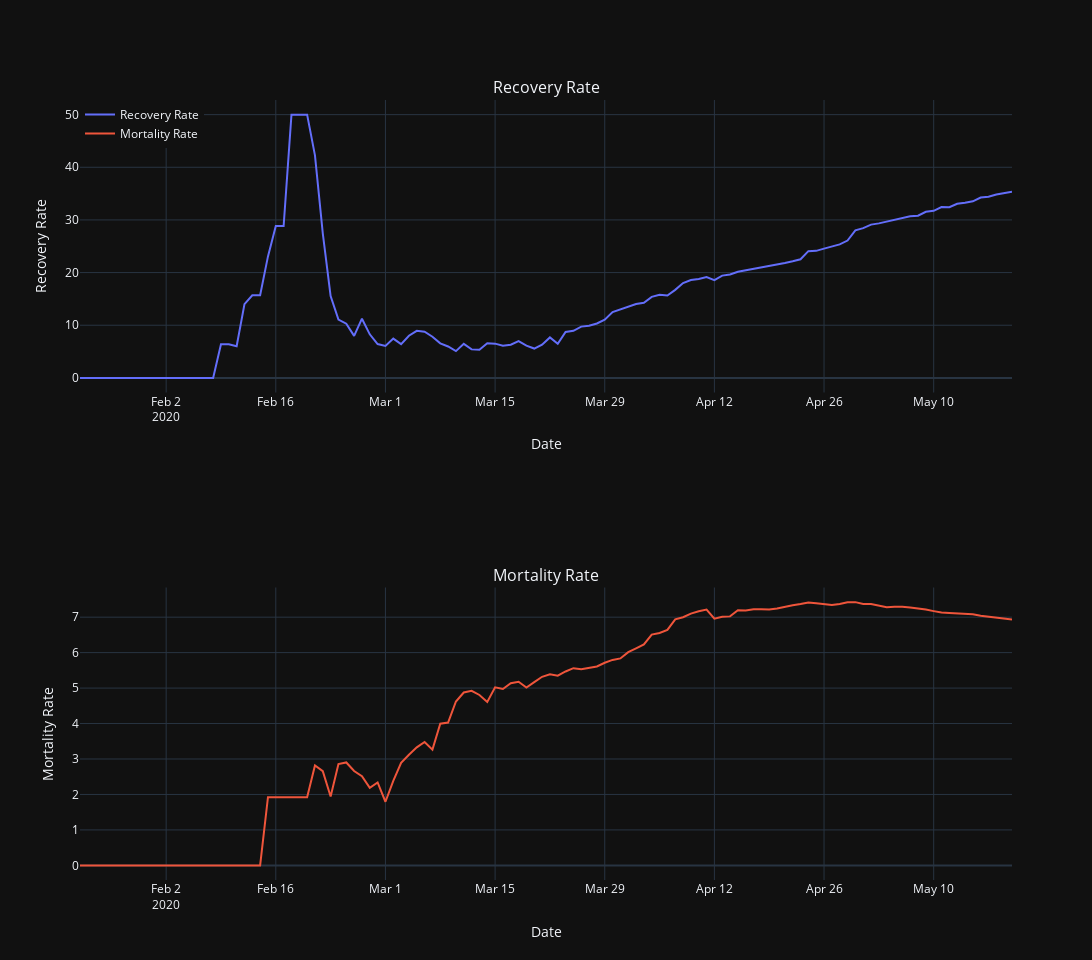

The code cell stored with this chart in its notebook:
### Code cell
fig = make_subplots(rows=2, cols=1, subplot_titles=("Recovery Rate", "Mortality Rate"))

fig.add_trace(
    go.Scatter(x=data_by_date.index, y=data_by_date["Recovery Rate"], name="Recovery Rate"), row=1, col=1
)
fig.add_trace(
    go.Scatter(x=data_by_date.index, y=data_by_date["Mortality Rate"], name="Mortality Rate"), row=2, col=1
)

fig.update_layout(width=1700, height=960, legend=dict(x=0, y=1, traceorder="normal"))
fig.update_xaxes(title_text="Date", row=1, col=1)
fig.update_yaxes(title_text="Recovery Rate", row=1, col=1)
fig.update_xaxes(title_text="Date", row=2, col=1)
fig.update_yaxes(title_text="Mortality Rate", row=2, col=1)

fig.show()
